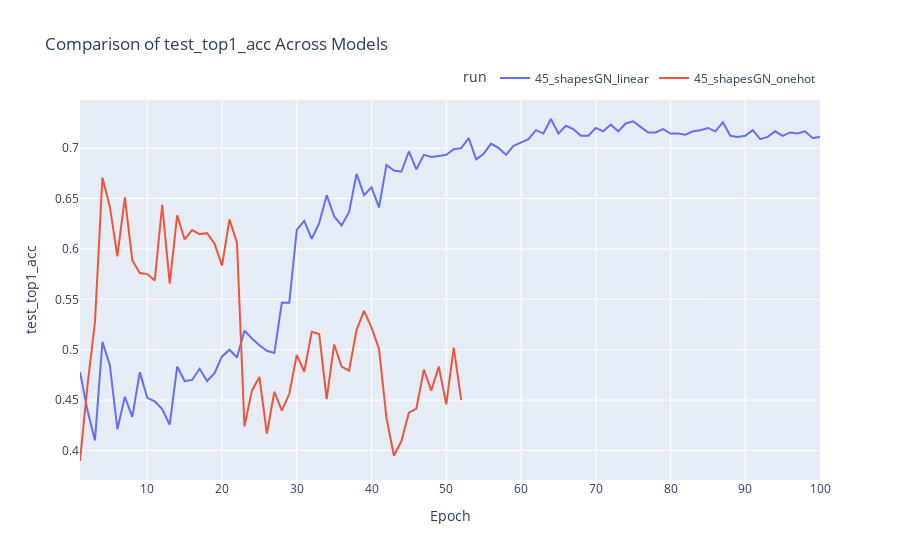
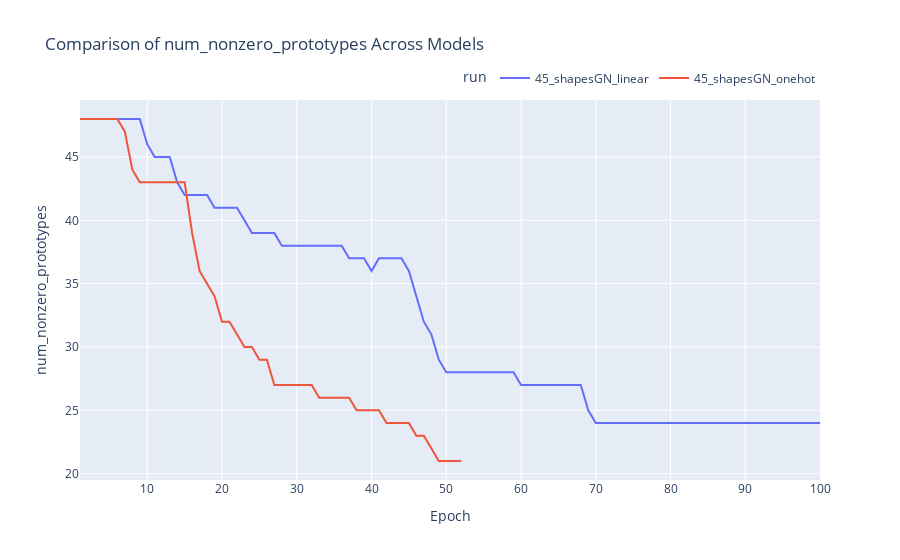
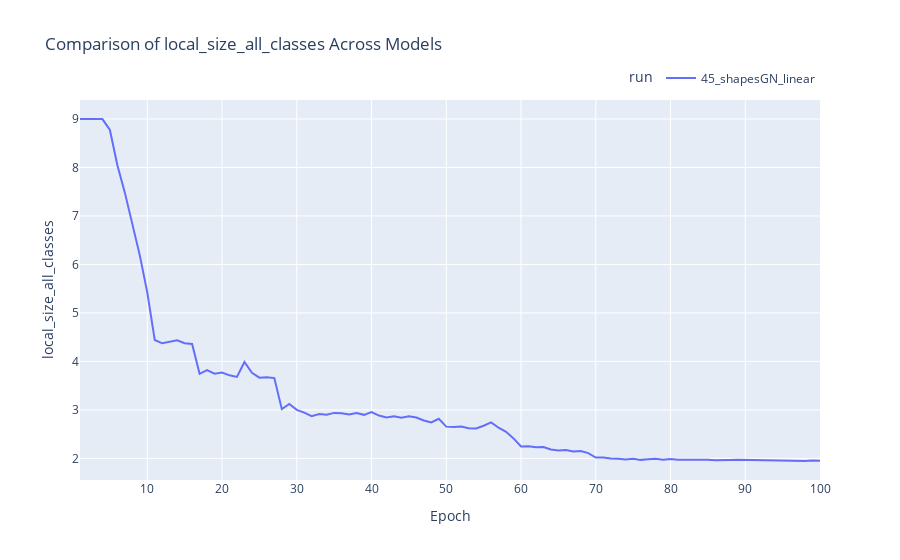

Notebook source saved alongside these figures, in order:
### Markdown cell above
## Plotting validation metrics

### Code cell
# Compare models if we have multiple runs
if len(run_dirs) > 1:
    print("\nComparing models...")
    # Compare test accuracy
    compare_models(run_dirs, eval_results_dir, metric='test_top1_acc')
    # Compare number of non-zero prototypes
    compare_models(run_dirs, eval_results_dir, metric='num_nonzero_prototypes')
    # Compare local size for all classes
    compare_models(run_dirs, eval_results_dir, metric='local_size_all_classes')

### Figure 1 — Plotly figure (JSON) as saved in the notebook; plotly's stock layout.template omitted (floating-point values rounded to 4 significant figures)
{"data": [{"hovertemplate": "run=45_shapesGN_linear<br>Epoch=%{x}<br>test_top1_acc=%{y}<extra></extra>", "legendgroup": "45_shapesGN_linear", "line": {"color": "#636efa", "dash": "solid"}, "marker": {"symbol": "circle"}, "mode": "lines", "name": "45_shapesGN_linear", "orientation": "v", "showlegend": true, "type": "scatter", "x": [1, 2, 3, 4, 5, 6, 7, 8, 9, 10, 11, 12, 13, 14, 15, 16, 17, 18, 19, 20, 21, 22, 23, 24, 25, 26, 27, 28, 29, 30, 31, 32, 33, 34, 35, 36, 37, 38, 39, 40, 41, 42, 43, 44, 45, 46, 47, 48, 49, 50, 51, 52, 53, 54, 55, 56, 57, 58, 59, 60, 61, 62, 63, 64, 65, 66, 67, 68, 69, 70, 71, 72, 73, 74, 75, 76, 77, 78, 79, 80, 81, 82, 83, 84, 85, 86, 87, 88, 89, 90, 91, 92, 93, 94, 95, 96, 97, 98, 99, 100], "xaxis": "x", "y": [0.4778, 0.44, 0.41, 0.5078, 0.4844, 0.4211, 0.4533, 0.4333, 0.4778, 0.4522, 0.4489, 0.4411, 0.4256, 0.4833, 0.4689, 0.47, 0.4811, 0.4689, 0.4767, 0.4933, 0.5, 0.4922, 0.5189, 0.5111, 0.5044, 0.4989, 0.4967, 0.5467, 0.5467, 0.6189, 0.6278, 0.61, 0.6256, 0.6533, 0.6322, 0.6233, 0.6367, 0.6744, 0.6533, 0.6611, 0.6411, 0.6833, 0.6778, 0.6767, 0.6967, 0.6789, 0.6933, 0.6911, 0.6922, 0.6933, 0.6989, 0.7, 0.71, 0.6889, 0.6944, 0.7044, 0.7, 0.6933, 0.7022, 0.7056, 0.7089, 0.7178, 0.7144, 0.7289, 0.7144, 0.7222, 0.7189, 0.7122, 0.7122, 0.72, 0.7167, 0.7233, 0.7167, 0.7244, 0.7267, 0.7211, 0.7156, 0.7156, 0.7189, 0.7144, 0.7144, 0.7133, 0.7167, 0.7178, 0.72, 0.7167, 0.7256, 0.7122, 0.7111, 0.7122, 0.7178, 0.7089, 0.7111, 0.7167, 0.7122, 0.7156, 0.7144, 0.7167, 0.71, 0.7111], "yaxis": "y"}, {"hovertemplate": "run=45_shapesGN_onehot<br>Epoch=%{x}<br>test_top1_acc=%{y}<extra></extra>", "legendgroup": "45_shapesGN_onehot", "line": {"color": "#EF553B", "dash": "solid"}, "marker": {"symbol": "circle"}, "mode": "lines", "name": "45_shapesGN_onehot", "orientation": "v", "showlegend": true, "type": "scatter", "x": [1, 2, 3, 4, 5, 6, 7, 8, 9, 10, 11, 12, 13, 14, 15, 16, 17, 18, 19, 20, 21, 22, 23, 24, 25, 26, 27, 28, 29, 30, 31, 32, 33, 34, 35, 36, 37, 38, 39, 40, 41, 42, 43, 44, 45, 46, 47, 48, 49, 50, 51, 52], "xaxis": "x", "y": [0.3896, 0.4646, 0.5271, 0.6708, 0.6417, 0.5927, 0.651, 0.5885, 0.576, 0.575, 0.5687, 0.6438, 0.5656, 0.6333, 0.6094, 0.6188, 0.6146, 0.6156, 0.6052, 0.5833, 0.6292, 0.6062, 0.424, 0.4594, 0.4729, 0.4167, 0.4583, 0.4396, 0.4562, 0.4948, 0.4781, 0.5177, 0.5156, 0.451, 0.5052, 0.4833, 0.4792, 0.5198, 0.5385, 0.5219, 0.501, 0.4323, 0.3948, 0.4094, 0.4375, 0.4417, 0.4802, 0.4594, 0.4833, 0.4458, 0.5021, 0.45], "yaxis": "y"}], "layout": {"legend": {"orientation": "h", "title": {"text": "run"}, "tracegroupgap": 0, "x": 1, "xanchor": "right", "y": 1.02, "yanchor": "bottom"}, "title": {"text": "Comparison of test_top1_acc Across Models"}, "xaxis": {"anchor": "y", "domain": [0, 1], "showgrid": true, "title": {"text": "Epoch"}}, "yaxis": {"anchor": "x", "domain": [0, 1], "showgrid": true, "title": {"text": "test_top1_acc"}}}}

### Figure 2 — Plotly figure (JSON) as saved in the notebook; plotly's stock layout.template omitted (floating-point values rounded to 4 significant figures)
{"data": [{"hovertemplate": "run=45_shapesGN_linear<br>Epoch=%{x}<br>num_nonzero_prototypes=%{y}<extra></extra>", "legendgroup": "45_shapesGN_linear", "line": {"color": "#636efa", "dash": "solid"}, "marker": {"symbol": "circle"}, "mode": "lines", "name": "45_shapesGN_linear", "orientation": "v", "showlegend": true, "type": "scatter", "x": [1, 2, 3, 4, 5, 6, 7, 8, 9, 10, 11, 12, 13, 14, 15, 16, 17, 18, 19, 20, 21, 22, 23, 24, 25, 26, 27, 28, 29, 30, 31, 32, 33, 34, 35, 36, 37, 38, 39, 40, 41, 42, 43, 44, 45, 46, 47, 48, 49, 50, 51, 52, 53, 54, 55, 56, 57, 58, 59, 60, 61, 62, 63, 64, 65, 66, 67, 68, 69, 70, 71, 72, 73, 74, 75, 76, 77, 78, 79, 80, 81, 82, 83, 84, 85, 86, 87, 88, 89, 90, 91, 92, 93, 94, 95, 96, 97, 98, 99, 100], "xaxis": "x", "y": [48, 48, 48, 48, 48, 48, 48, 48, 48, 46, 45, 45, 45, 43, 42, 42, 42, 42, 41, 41, 41, 41, 40, 39, 39, 39, 39, 38, 38, 38, 38, 38, 38, 38, 38, 38, 37, 37, 37, 36, 37, 37, 37, 37, 36, 34, 32, 31, 29, 28, 28, 28, 28, 28, 28, 28, 28, 28, 28, 27, 27, 27, 27, 27, 27, 27, 27, 27, 25, 24, 24, 24, 24, 24, 24, 24, 24, 24, 24, 24, 24, 24, 24, 24, 24, 24, 24, 24, 24, 24, 24, 24, 24, 24, 24, 24, 24, 24, 24, 24], "yaxis": "y"}, {"hovertemplate": "run=45_shapesGN_onehot<br>Epoch=%{x}<br>num_nonzero_prototypes=%{y}<extra></extra>", "legendgroup": "45_shapesGN_onehot", "line": {"color": "#EF553B", "dash": "solid"}, "marker": {"symbol": "circle"}, "mode": "lines", "name": "45_shapesGN_onehot", "orientation": "v", "showlegend": true, "type": "scatter", "x": [1, 2, 3, 4, 5, 6, 7, 8, 9, 10, 11, 12, 13, 14, 15, 16, 17, 18, 19, 20, 21, 22, 23, 24, 25, 26, 27, 28, 29, 30, 31, 32, 33, 34, 35, 36, 37, 38, 39, 40, 41, 42, 43, 44, 45, 46, 47, 48, 49, 50, 51, 52], "xaxis": "x", "y": [48, 48, 48, 48, 48, 48, 47, 44, 43, 43, 43, 43, 43, 43, 43, 39, 36, 35, 34, 32, 32, 31, 30, 30, 29, 29, 27, 27, 27, 27, 27, 27, 26, 26, 26, 26, 26, 25, 25, 25, 25, 24, 24, 24, 24, 23, 23, 22, 21, 21, 21, 21], "yaxis": "y"}], "layout": {"legend": {"orientation": "h", "title": {"text": "run"}, "tracegroupgap": 0, "x": 1, "xanchor": "right", "y": 1.02, "yanchor": "bottom"}, "title": {"text": "Comparison of num_nonzero_prototypes Across Models"}, "xaxis": {"anchor": "y", "domain": [0, 1], "showgrid": true, "title": {"text": "Epoch"}}, "yaxis": {"anchor": "x", "domain": [0, 1], "showgrid": true, "title": {"text": "num_nonzero_prototypes"}}}}

### Figure 3 — Plotly figure (JSON) as saved in the notebook; plotly's stock layout.template omitted (floating-point values rounded to 4 significant figures)
{"data": [{"hovertemplate": "run=45_shapesGN_linear<br>Epoch=%{x}<br>local_size_all_classes=%{y}<extra></extra>", "legendgroup": "45_shapesGN_linear", "line": {"color": "#636efa", "dash": "solid"}, "marker": {"symbol": "circle"}, "mode": "lines", "name": "45_shapesGN_linear", "orientation": "v", "showlegend": true, "type": "scatter", "x": [1, 2, 3, 4, 5, 6, 7, 8, 9, 10, 11, 12, 13, 14, 15, 16, 17, 18, 19, 20, 21, 22, 23, 24, 25, 26, 27, 28, 29, 30, 31, 32, 33, 34, 35, 36, 37, 38, 39, 40, 41, 42, 43, 44, 45, 46, 47, 48, 49, 50, 51, 52, 53, 54, 55, 56, 57, 58, 59, 60, 61, 62, 63, 64, 65, 66, 67, 68, 69, 70, 71, 72, 73, 74, 75, 76, 77, 78, 79, 80, 81, 82, 83, 84, 85, 86, 87, 88, 89, 90, 91, 92, 93, 94, 95, 96, 97, 98, 99, 100], "xaxis": "x", "y": [9, 9, 9, 8.998, 8.773, 8.046, 7.481, 6.818, 6.188, 5.424, 4.441, 4.373, 4.412, 4.436, 4.376, 4.361, 3.743, 3.821, 3.747, 3.769, 3.712, 3.679, 3.989, 3.763, 3.664, 3.674, 3.656, 3.016, 3.121, 3, 2.943, 2.87, 2.914, 2.901, 2.938, 2.931, 2.906, 2.933, 2.898, 2.953, 2.883, 2.843, 2.867, 2.837, 2.87, 2.841, 2.78, 2.742, 2.817, 2.654, 2.649, 2.658, 2.621, 2.616, 2.673, 2.741, 2.632, 2.548, 2.412, 2.247, 2.248, 2.228, 2.234, 2.184, 2.163, 2.173, 2.142, 2.152, 2.108, 2.018, 2.016, 1.996, 1.994, 1.979, 1.992, 1.969, 1.981, 1.99, 1.972, 1.986, 1.971, 1.974, 1.972, 1.968, 1.97, 1.959, 1.969, 1.966, 1.969, 1.967, 1.953, 1.952, 1.954, 1.952, 1.949, 1.952, 1.948, 1.946, 1.958, 1.952], "yaxis": "y"}], "layout": {"legend": {"orientation": "h", "title": {"text": "run"}, "tracegroupgap": 0, "x": 1, "xanchor": "right", "y": 1.02, "yanchor": "bottom"}, "title": {"text": "Comparison of local_size_all_classes Across Models"}, "xaxis": {"anchor": "y", "domain": [0, 1], "showgrid": true, "title": {"text": "Epoch"}}, "yaxis": {"anchor": "x", "domain": [0, 1], "showgrid": true, "title": {"text": "local_size_all_classes"}}}}
